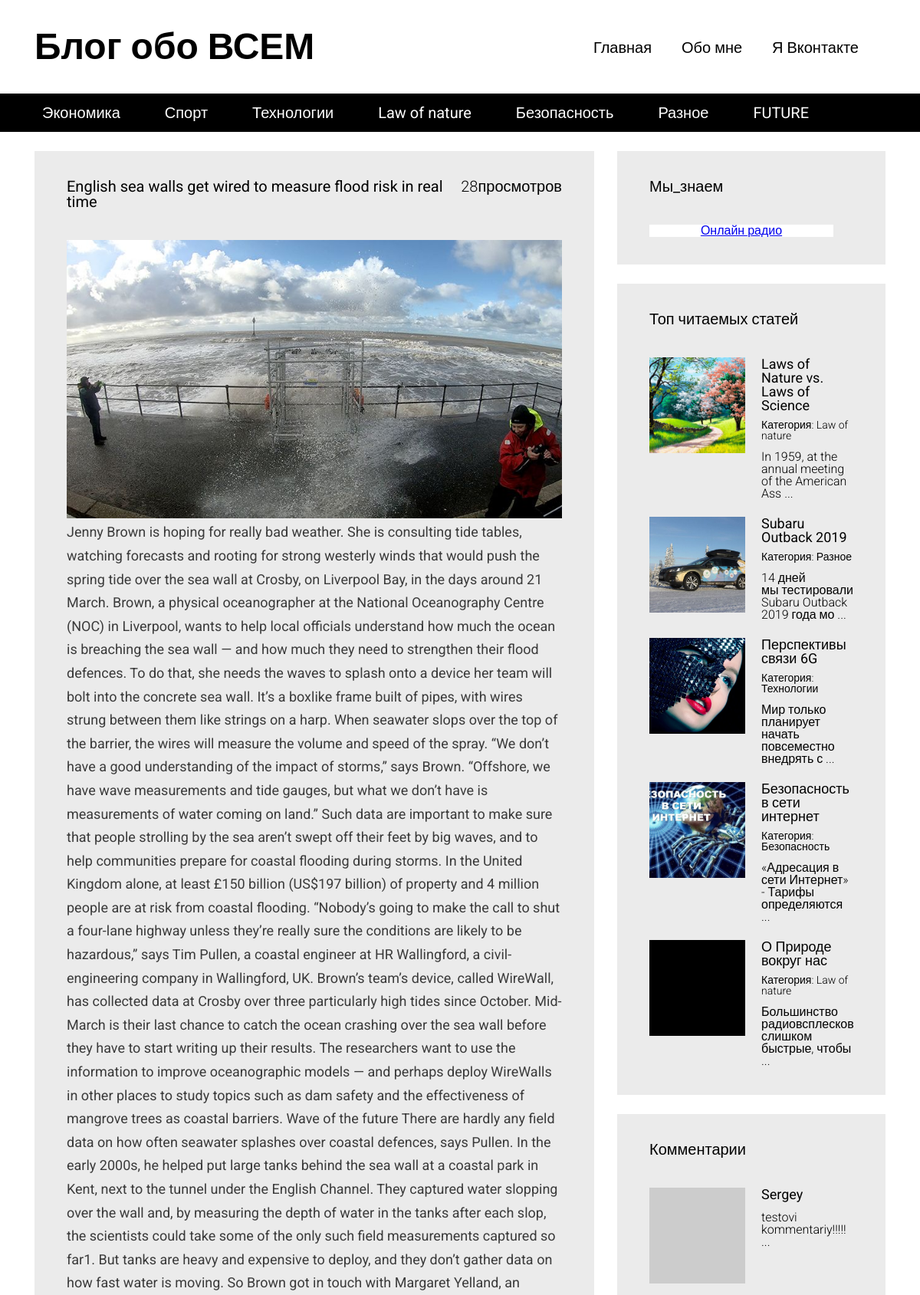
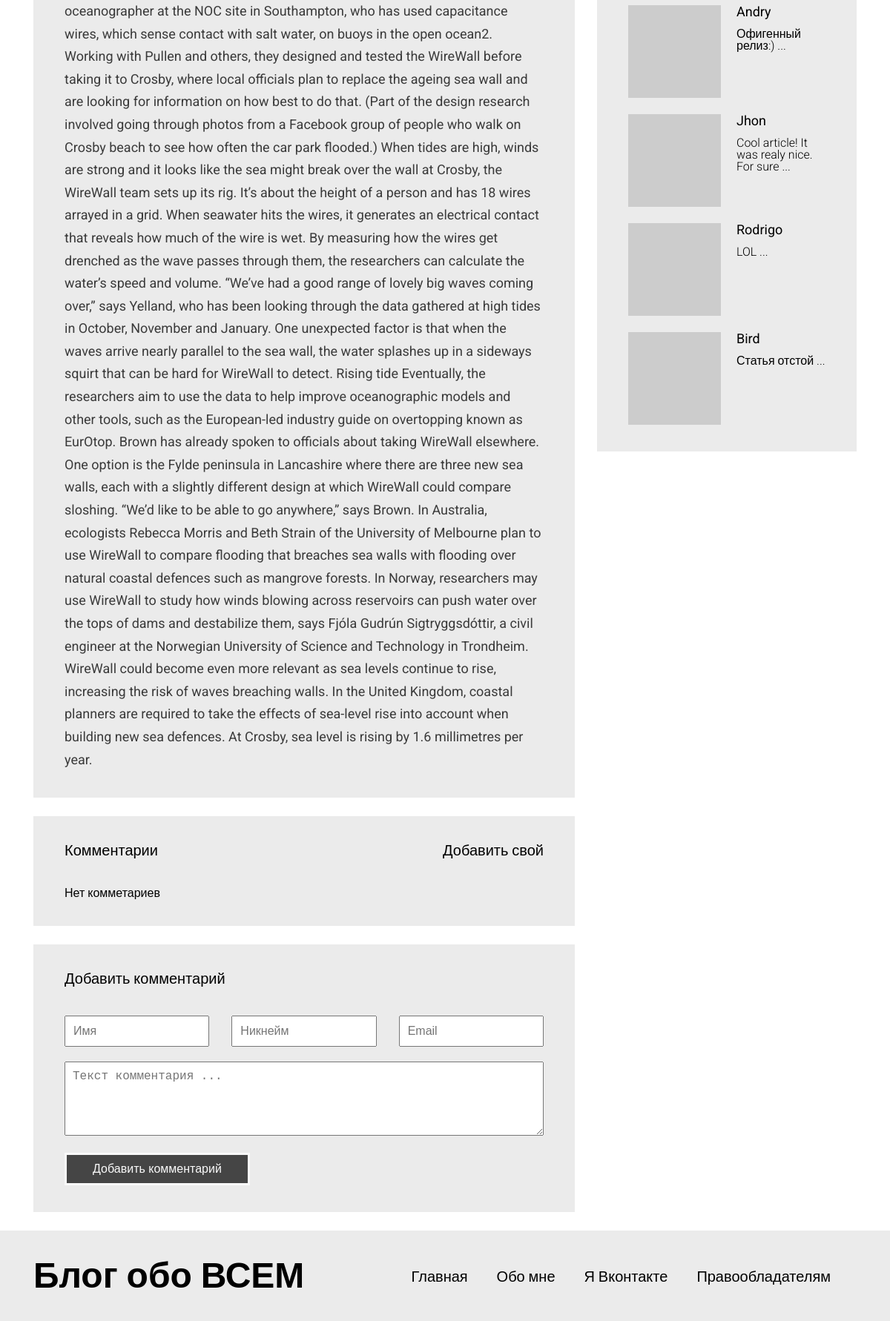
/article.php?id=14, run on the app's committed database (2 pictures, top to bottom).
### tables this page shows
CREATE TABLE `articles_categories` (
  `id` int(11) NOT NULL,
  `title` varchar(100) NOT NULL
);

CREATE TABLE `articles` (
  `id` int(11) NOT NULL,
  `title` varchar(255) DEFAULT NULL,
  `image` varchar(40) NOT NULL,
  `text` text,
  `category_id` int(11) DEFAULT NULL,
  `pubdate` datetime NOT NULL DEFAULT CURRENT_TIMESTAMP,
  `views` int(11) NOT NULL DEFAULT '0'
);

CREATE TABLE `comments` (
  `id` int(11) NOT NULL,
  `author` varchar(100) NOT NULL,
  `nickname` varchar(100) NOT NULL,
  `email` varchar(255) NOT NULL,
  `text` text NOT NULL,
  `pubdate` datetime NOT NULL,
  `articles_id` int(11) NOT NULL
);

### includes/config.php (called while the page is built, shortened)
<?php
$config = array(
	'title' => 'Блог обо ВСЕМ',
	'vk_url' => 'http://vk.com',
	'db' => array(
		'server' => 'localhost',
		'username' => 'root',
		'password' => '',
		'name' => 'blog_db'
	)
);

### article.php (the view, shortened to what this page needs)
<?php
require "includes/config.php";
?>
<!DOCTYPE html>
<html lang="en">
<head>
  <link rel="stylesheet" type="text/css" href="/media/assets/bootstrap-grid-only/css/grid12.css">
  <link rel="stylesheet" type="text/css" href="/media/css/style.css">
</head>
<body>
  <div id="wrapper">
    <?php include "includes/header.php";
      $article = mysqli_query($connection, "SELECT * FROM `articles` WHERE `id` = " . (int) $_GET['id']);
        if (mysqli_num_rows($article) <= 0)
        {
          ?>
            <div id="content">
              <div class="container">
                <div class="row">
                  <section class="content__left col-md-8">
                    <div class="block">
                      <h3>Страница не найдена</h3>
                      <div class="block__content">
                        <img src="/media/images/post-image.jpg" style="max-width: 100%">
                        <div class="full-text">
                               Запрвшиваемая вами статья не существует!
                        </div>
                      </div>
                    </div>
                  </section>
                  <section class="content__right col-md-4">
                    <?php include "includes/sidebar.php"; ?>
                  </section>
                </div>
              </div>
            </div>
          <?php
        } else
        {
          $art = mysqli_fetch_assoc($article);
          mysqli_query($connection, "UPDATE `articles` SET `views` = `views` + 1 WHERE `id` = " . (int) $_GET['id']);
        ?>
             <div id="content">
              <div class="container">
                <div class="row">
                  <section class="content__left col-md-8">
                    <div class="block">
                     <a> <?php echo $art['views']; ?>просмотров</a>
                      <h3><?php echo $art['title']; ?></h3>
                      <div class="block__content">
                        <img src="/static/images/<?php echo $art['image']; ?>" style="max-width: 100%";>
                        <div class="full-text"><?php echo $art['text']; ?></div>
                      </div>
                    </div>
                    <div class="block">
                      <a href="#comment-add-form">Добавить свой</a>
                      <h3>Комментарии</h3>
                      <div class="block__content">
                        <div class="articles articles__vertical">
                              <?php
                                 $comments = mysqli_query($connection, "SELECT * FROM `comments` WHERE  `articles_id` = " . (int) $art['id'] . " ORDER BY `id` DESC");
                                    if (mysqli_num_rows($comments) <= 0)
                                    {
                                      echo "Нет комметариев";
                                    }
                                       ?>
                        </div>
                      </div>
                   </div>
                    <div class="block" id="comment-add-form">
                      <h3>Добавить комментарий</h3>
                      <div class="block__content">
                      <form class="form" method="POST" action="article.php?id=<?php echo $art['id'];?>#comment-add-form">
                        <div class="form__group">
                          <div class="row">
                            <div class="col-md-4">
                              <input type="text" class="form__control" required="" name="name" placeholder="Имя">
                            </div>
                            <div class="col-md-4">
                              <input type="text" class="form__control" required="" name="nickname" placeholder="Никнейм">
                            </div>
                            <div class="col-md-4">
                              <input type="text" class="form__control" required="" name="email" placeholder="Email">
                            </div>
                          </div>
                        </div>
                        <div class="form__group">
                          <textarea name="text" required="" class="form__control" placeholder="Текст комментария ..."></textarea>
                        </div>
                        <div class="form__group">
                          <input type="submit" class="form__control" name="do_post" value="Добавить комментарий">
                        </div>
                      </form>
                      </div>
                    </div>
                </section>
                  <section class="content__right col-md-4">
                    <?php include "includes/sidebar.php"; ?>
                  </section>
                </div>
              </div>
            </div>
        <?php
        }
    ?>
    <?php include 'includes/footer.php'; ?>
  </div>
</body>
</html>

### includes/header.php
<header id="header">
  <div class="header__top">
    <div class="container">
      <div class="header__top__logo">
        <h1><?php echo $config['title']; ?></h1>
      </div>
      <nav class="header__top__menu">
        <ul>
          <li><a href="/">Главная</a></li>
          <li><a href="/pages/about_me.php">Обо мне</a></li>
          <li><a href=" <?php echo $config['vk_url']; ?> " target="_blank">Я Вконтакте</a></li>
        </ul>
      </nav>
    </div>
  </div>
<?php
$categories_q = mysqli_query($connection, "SELECT * FROM `articles_categories`" );
$categories = array();
?>
<div class="header__bottom">
  <div class="container">
    <nav>
      <ul>
        <?php
          while ($cat = mysqli_fetch_assoc($categories_q))
          { ?>
           <li><a href="/articles.php?category=<?php echo $cat['id']; ?>"> <?php echo $cat['title']; ?> </a></li>
           <?php
            $categories[] = $cat;
          }
        ?>
      </ul>
    </nav>
  </div>
</div>
</header>

### includes/sidebar.php (shortened to what this page needs)
  <div class="block">
    <h3>Мы_знаем</h3>
    <div class="block__content">
    <div id="RO" style="text-align:center;width:240px;background:#fff;"><a href="http://fmradio-online.ru/" id="aRO">Онлайн радио</a></div>
    </div>
  </div>
<div class="block">
    <h3>Топ читаемых статей</h3>
    <div class="block__content">
      <div class="articles articles__vertical">
            <?php
               $articles = mysqli_query($connection, "SELECT * FROM `articles` ORDER BY `views` DESC LIMIT 5" );
                  while ($art = mysqli_fetch_assoc($articles))
                   {
                     ?>
                <article class="article">
                  <div class="article__image" style="background-image: url(/static/images/<?php echo $art['image']; ?>);">
                  </div>
                  <div class="article__info">
                    <a href="/article.php?id=<?php echo $art['id']; ?> "><?php echo $art['title']; ?></a>
                    <?php
                      $art_cat = false;
                      foreach ($categories as $cat) {
                        if ($cat['id'] == $art['category_id'])
                        {
                          $art_cat = $cat;
                          break;
                        }
                      }
                    ?>
                    <div class="article__info__meta">
                      <small>Категория: <a href="articles.php?category=<?php echo $art_cat['id']; ?>"><?php echo $art_cat['title']; ?></a></small>
                    </div>
                    <div class="article__info__preview"><?php echo mb_substr(strip_tags($art['text']), 0, 50, 'utf-8'). ' ...'; ?>
                    </div>
                  </div>
                </article>
            <?php
          }
        ?>
      </div>
    </div>
  </div>
  <div class="block">
    <h3>Комментарии</h3>
    <div class="block__content">
      <div class="articles articles__vertical">
            <?php
               $comments = mysqli_query($connection, "SELECT * FROM `comments` ORDER BY `id` DESC LIMIT 5" );
                  while ($comment = mysqli_fetch_assoc($comments))
                   {
                     ?>
                <article class="article">
                  <div class="article__image" style="background-image: url(https://www.gravatar.com/avatar/<?php md5($comment['email']); ?>?s=125);">
                  </div>
                  <div class="article__info">
                    <a href="/article.php?id=<?php echo $comment['articles_id']; ?> "><?php echo $comment['author']; ?></a>
                    <div class="article__info__preview"><?php echo mb_substr(strip_tags($comment['text']), 0, 50, 'utf-8'). ' ...'; ?>
                    </div>
                  </div>
                </article>
            <?php
          }
        ?>
      </div>
    </div>
 </div>

### media/css/style.css (style rules this page uses)
html, body, div, span, applet, object, iframe, h1, h2, h3, h4, h5, h6, p, blockquote, pre, a, abbr, acronym, address, big, cite, code, del, dfn, em, img, ins, kbd, q, s, samp, small, strike, strong, sub, sup, tt, var, b, u, i, center, dl, dt, dd, ol, ul, li, fieldset, form, label, legend, table, caption, tbody, tfoot, thead, tr, th, td, article, aside, canvas, details, embed, figure, figcaption, footer, header, hgroup, menu, nav, output, ruby, section, summary, time, mark, audio, video { margin: 0; padding: 0; border: 0; font-size: 100%; font: inherit; vertical-align: baseline; }
article, aside, details, figcaption, figure, footer, header, hgroup, menu, nav, section { display: block; }
body { line-height: 1; }
ol, ul { list-style: none; }
h1 { font-size: 48px; font-weight: bold; }
h3 { font-size: 20px; font-weight: bold; }
body { font-family: 'Roboto', sans-serif; }
#header { margin-bottom: 25px; }
#header .header__top { padding: 37px 0; }
#header .header__top .header__top__logo { float: left; }
#header .header__top .header__top__menu { padding-top: 15px; text-align: right; }
#header .header__top .header__top__menu ul > li { display: inline-block; margin-right: 35px; }
#header .header__top .header__top__menu ul > li > a { font-size: 20px; text-decoration: none; color: black; }
#header .header__bottom { height: 50px; background-color: black; line-height: 50px; }
#header .header__bottom nav ul > li { display: inline-block; margin-right: 34px; }
#header .header__bottom nav ul > li > a { color: white; font-size: 20px; text-decoration: none; padding: 3px 10px; }
.block { background-color: #ebebeb; padding: 36px 42px; margin-bottom: 25px; }
.block > h3 { font-weight: normal; }
.block > a { float: right; font-size: 20px; color: black; text-decoration: none; font-weight: 300; }
.block .block__content { padding-top: 40px; }
.articles.articles__vertical .article { margin-bottom: 22px; }
.articles .article:last-child { margin-bottom: 0; }
.articles .article:after { visibility: hidden; display: block; font-size: 0; content: " "; clear: both; height: 0; }
.articles .article .article__image { width: 125px; height: 125px; overflow: hidden; background-color: black; float: left; background-repeat: no-repeat; background-size: cover; background-position: center center; }
.articles .article .article__info { margin-left: 125px; padding-left: 21px; }
.articles .article .article__info > a { color: black; font-size: 18px; font-weight: normal; text-decoration: none; }
.articles .article .article__info > .article__info__meta { font-size: 14px; font-weight: 300; margin-top: 9px; margin-bottom: 13px; }
.articles .article .article__info > .article__info__meta a { color: black; text-decoration: none; }
.articles .article .article__info > .article__info__preview { font-size: 16px; font-weight: 300; }
.full-text { font-size: 18px; color: #3a3a3a; line-height: 1.7em; }
.form .form__group { margin-bottom: 20px; }
.form .form__group:last-child { margin-bottom: 0; }
.form .form__control { width: 100%; padding: 10px; font-size: 16px; outline: none; }
.form textarea.form__control { min-height: 100px; }
.form input[type="submit"].form__control { background-color: black; color: white; border: 3px solid white; width: 250px; opacity: 0.7; }

### data on the page
articles_categories: title "Экономика"
articles_categories: title "Спорт"
articles_categories: title "Технологии"
articles_categories: title "Law of nature"
articles_categories: title "Безопасность"
articles_categories: title "Разное"
articles_categories: title "FUTURE"
articles: views "28", title "English sea walls get wired to measure flood risk in real time", image (picture), text "Jenny Brown is hoping for really bad weather. She is consulting tide tables, watching forecasts and rooting for strong westerly winds that would push the spring tide over the sea wall at Crosby, on Liverpool Bay, in the days around 21 March. Brown, a physical oceanographer at the National Oceanography Centre (NOC) in Liverpool, wants to help local officials understand how much the ocean is breaching the sea wall — and how much they need to strengthen their flood defences. To do that, she needs the waves to splash onto a device her team will bolt into the concrete sea wall. It’s a boxlike frame built of pipes, with wires strung between them like strings on a harp. When seawater slops over…"
articles: image (picture), title "Laws of Nature vs. Laws of Science", text "In 1959, at the annual meeting of the American Ass"
articles: image (picture), title "Subaru Outback 2019", text "14 дней мы тестировали Subaru Outback 2019 года мо"
articles: image (picture), title "Перспективы связи 6G", text "Мир только планирует начать повсеместно внедрять с"
articles: image (picture), title "Безопасность в сети интернет", text "«Адресация в сети Интернет» - Тарифы определяются"
articles: title "О Природе вокруг нас", text "Большинство радиовсплесков слишком быстрые, чтобы"
comments: author "Sergey", text "testovi kommentariy!!!!!"
comments: author "Andry", text "Офигенный релиз:)"
comments: author "Jhon", text "Cool article! It was realy nice. For sure"
comments: author "Rodrigo", text "LOL"
comments: author "Bird", text "Статья отстой"

### other printed values
$config['title'] "Блог обо ВСЕМ"
